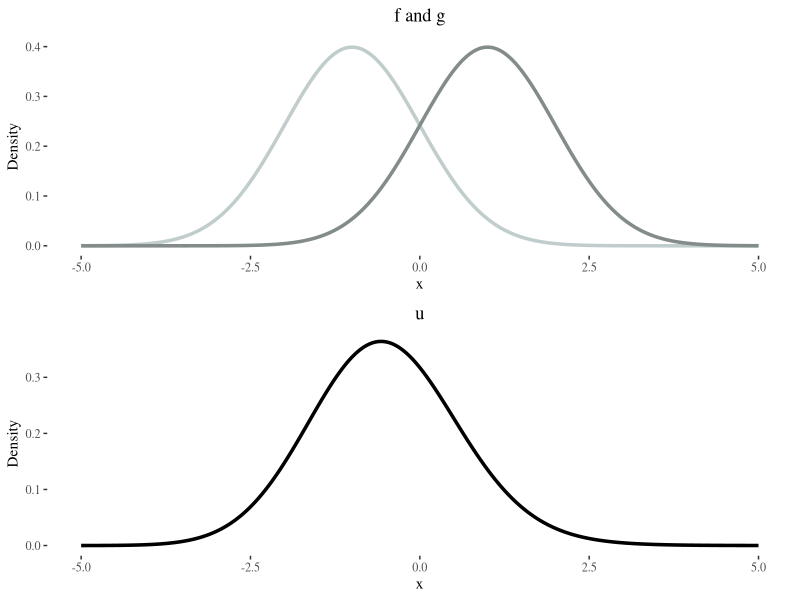

Reproduce this figure in R.
library(tidyverse)
library(ggthemes)
library(gridExtra)
mu = -1
delta = 2
sigma = 1
u = seq(-5, 5, 0.01)
fu = pnorm((u-mu-delta)/sigma)*delta/(sigma^2)*exp(delta*(delta - 2*(u-mu))/(2*sigma^2))
fx = dnorm(u, mean = mu, sd = sigma)
fy = dnorm(u, mean = mu+delta, sd = sigma)
df = data.frame(f = c(fx, fy),
                x = rep(u, 2), 
                dist = rep(c("F","G"), each = length(u)))
  

p1 = ggplot(df) +
  aes(x = x, y = f, color = dist, linetype = dist) +
    geom_line(size = 1.2) +
    ylab("Density") +
    scale_color_manual(values = c("azure3", "azure4")) +
    scale_linetype_manual(values = c("solid", "solid")) +
    theme_tufte() +
    theme(legend.position = "none") +
    theme(plot.title = element_text(hjust = 0.5)) +
    ggtitle(expression("f and g"))

df1 = data.frame(f = fu,
                 x = u,
                 dist = rep("U", length(u)))

p2 = ggplot(df1) +
  aes(x = x, y = f, color = dist, linetype = dist) +
  geom_line(size = 1.2) +
  ylab("Density") +
  scale_color_manual(values = "black") +
  scale_linetype_manual(values = "solid") +
  theme_tufte() +
  theme(legend.position = "none") +
  theme(plot.title = element_text(hjust = 0.5)) +
  ggtitle("u")
  

grid.arrange(p1, p2, nrow = 2)


